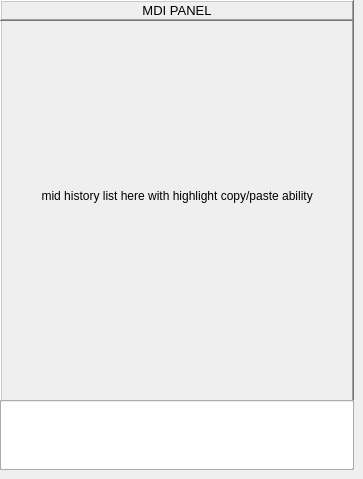
       <widget class="QWidget" name="panel_mdi">
        <widget class="QFrame" name="frame_mdi_history">
         <property name="geometry">
          <rect>
           <x>0</x>
           <y>0</y>
           <width>354</width>
           <height>470</height>
          </rect>
         </property>
         <property name="minimumSize">
          <size>
           <width>354</width>
           <height>470</height>
          </size>
         </property>
         <property name="maximumSize">
          <size>
           <width>354</width>
           <height>470</height>
          </size>
         </property>
         <property name="frameShape">
          <enum>QFrame::WinPanel</enum>
         </property>
         <property name="frameShadow">
          <enum>QFrame::Raised</enum>
         </property>
         <widget class="QLabel" name="label_mdi_panel">
          <property name="geometry">
           <rect>
            <x>0</x>
            <y>0</y>
            <width>354</width>
            <height>21</height>
           </rect>
          </property>
          <property name="font">
           <font>
            <pointsize>10</pointsize>
            <weight>50</weight>
            <bold>false</bold>
           </font>
          </property>
          <property name="frameShape">
           <enum>QFrame::WinPanel</enum>
          </property>
          <property name="frameShadow">
           <enum>QFrame::Raised</enum>
          </property>
          <property name="text">
           <string>MDI PANEL</string>
          </property>
          <property name="alignment">
           <set>Qt::AlignCenter</set>
          </property>
         </widget>
         <widget class="QFrame" name="frame_mdi">
          <property name="geometry">
           <rect>
            <x>0</x>
            <y>400</y>
            <width>354</width>
            <height>70</height>
           </rect>
          </property>
          <property name="frameShape">
           <enum>QFrame::StyledPanel</enum>
          </property>
          <property name="frameShadow">
           <enum>QFrame::Raised</enum>
          </property>
          <widget class="MDILine" name="mdiline">
           <property name="geometry">
            <rect>
             <x>0</x>
             <y>0</y>
             <width>354</width>
             <height>70</height>
            </rect>
           </property>
          </widget>
         </widget>
         <widget class="QLabel" name="label_temporary">
          <property name="geometry">
           <rect>
            <x>10</x>
            <y>160</y>
            <width>331</width>
            <height>71</height>
           </rect>
          </property>
          <property name="text">
           <string> mid history list here with highlight copy/paste ability</string>
          </property>
          <property name="alignment">
           <set>Qt::AlignCenter</set>
          </property>
         </widget>
        </widget>
       </widget>
